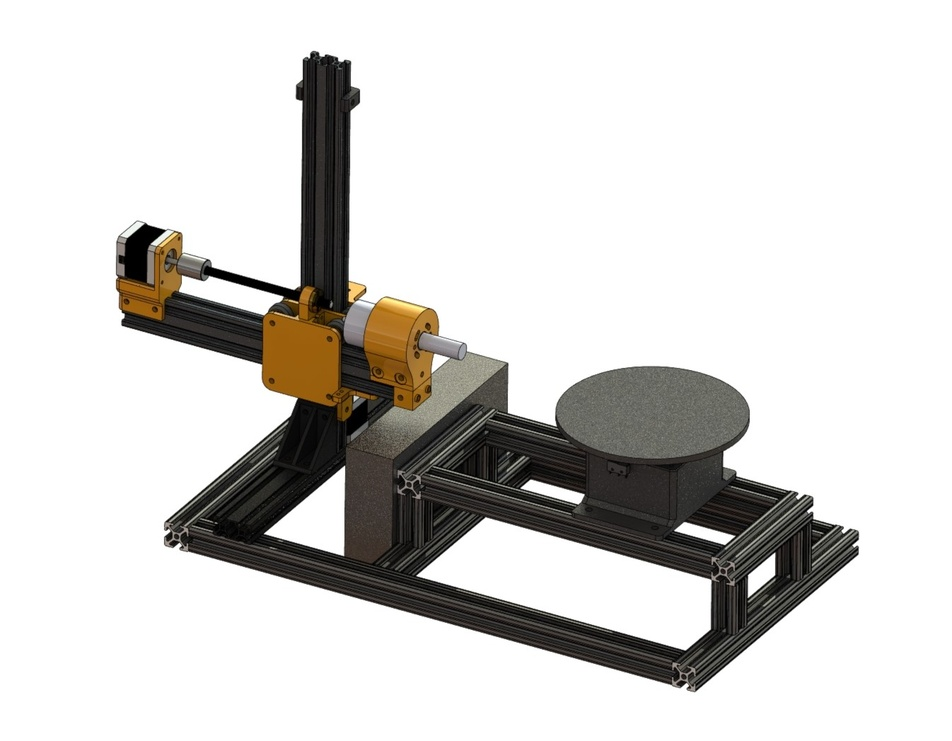
#> input picture images/pumpkin-cnc-cutter.JPG, 952 x 741 px, shrunk from 1346 x 1047 before the run
$ python -i genToolpath.py   (imports and definitions only)
#> lines starting #> are read from the running program, lines starting #| are printed output that depends on the picture; after the words box and inside, x2 and y2 are one past the last pixel; in counts of white or black regions, pixels touching at a corner belong together
#> further down, picture is the input picture: shape (741, 952, 3); mean B, G, R 209.6, 212, 213.4
import os
import sys
import csv
import cv2
import argparse
import numpy as np

# [89 lines left out: functions main, ingest_calibration, not called in this run]

def detect_contours(img):
    # color transform
    gray = cv2.cvtColor(img, cv2.COLOR_BGR2GRAY)
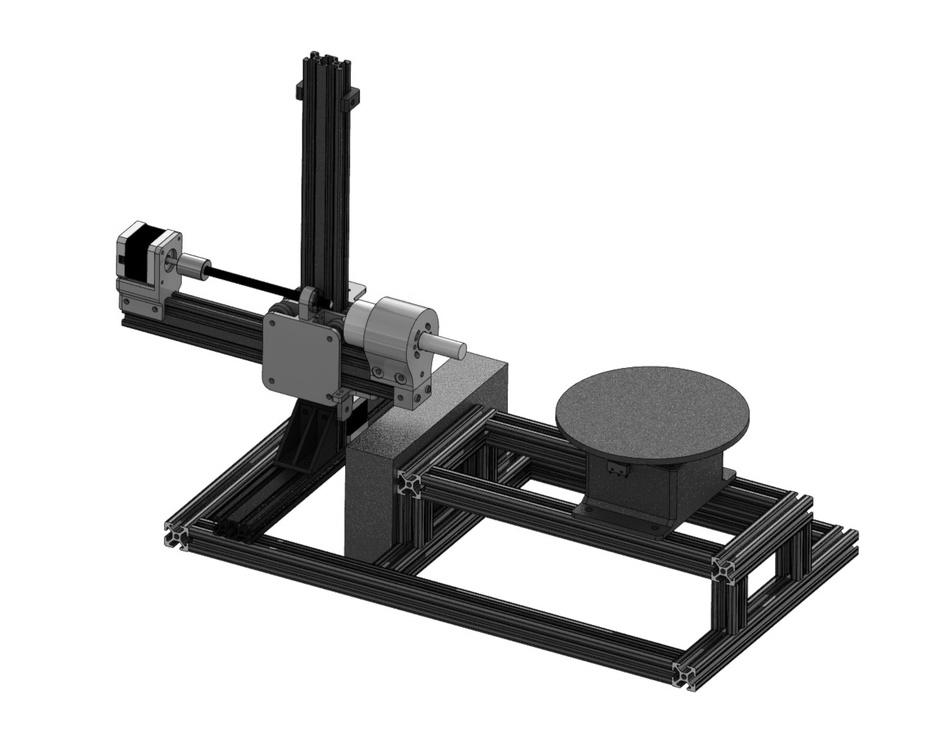
#> gray: shape (741, 952); min 0, max 255, mean 212.1
    ret, thresh = cv2.threshold(gray, 150, 255, cv2.THRESH_BINARY_INV)
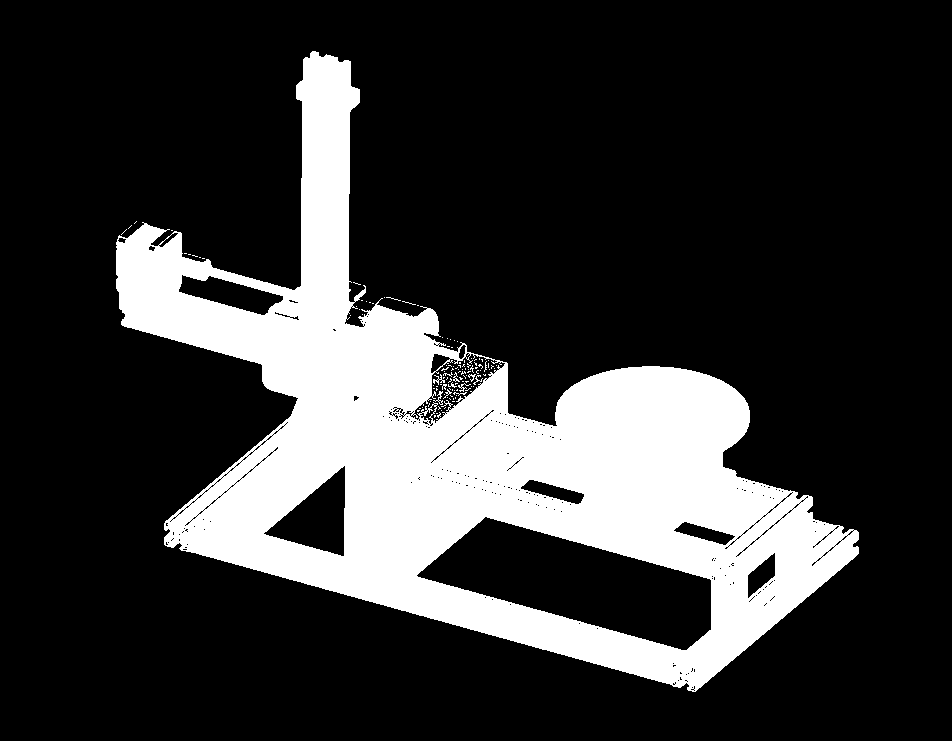
#> thresh: shape (741, 952); 21.2% white; 118 white regions (109 under 20 px)

    # detect contours
    contours, hierarchy = cv2.findContours(image=thresh, mode=cv2.RETR_EXTERNAL, method=cv2.CHAIN_APPROX_SIMPLE)
#> contours = 30 contours, 29 with area under 20; largest, box (x1, y1, x2, y2) and area: (116, 51, 859, 692) 178862
    print('Detected %d contours' % len(contours))
#| Detected 30 contours

    # Iterate through the contours to prune
    contour_num = 0
    pruned_contours = []
    for contour in contours:
        pruned_contour = contour.copy().squeeze()

        i = 0
        while i < len(pruned_contour) -2:
            p0 = pruned_contour[i]
            p1 = pruned_contour[i+1]
            p2 = pruned_contour[i+2]

            if collinearity_check( p0, p1, p2, 10):
                pruned_contour = np.delete(pruned_contour, i+1, 0)
            else:
                i += 1

        print('Pruned contour %d from %d points to %d' % (contour_num, len(contour), len(pruned_contour)))
        pruned_contours.append(pruned_contour)
        contour_num += 1
#> this loop made 30 passes
#| Pruned contour 0 from 2 points to 2
#| Pruned contour 1 from 2 points to 2
#| Pruned contour 2 from 1 points to 2
#| Pruned contour 3 from 1 points to 2
#| Pruned contour 4 from 1 points to 2
#| Pruned contour 5 from 1 points to 2
#| Pruned contour 6 from 1 points to 2
#| Pruned contour 7 from 1 points to 2
#> (further printed lines are left out)

    return pruned_contours, contours

# [11 lines left out: function draw_pruned_contours, not called in this run]

def collinearity_check(p0, p1, p2, epsilon = 1e-3):
    p0_ = np.insert(p0, 0, 1, axis =0)
    p1_ = np.insert(p1, 0, 1, axis =0)
    p2_ = np.insert(p2, 0, 1, axis =0)

    m = np.stack((p0_, p1_, p2_), 0)
    det = np.linalg.det(m)

    return abs(det) < epsilon

# [61 lines left out: function generate_gcode, not called in this run]

# [2 lines not run here, left out]

>>> import cv2
>>> picture = cv2.imread('../images/pumpkin-cnc-cutter.JPG')
>>> result = detect_contours(picture)
